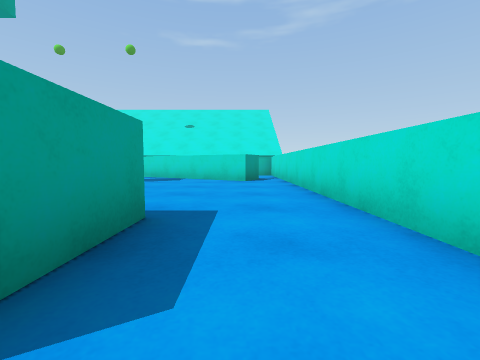
View 1 (above)

21 first-person views from a walk through a scene from a Unity 3-D project. The camera is 0.58 m above the floor, tilts 4° down and sees 90° across. The floor is counted in squares, 1 m on a side. Each view is taken from the middle of a square. On the plan, view 1 faces up. The plan holds only what a view shows up to about 9 squares ahead; the rest is blank. The place goes on beyond the plan. The player character is not drawn.

View 2
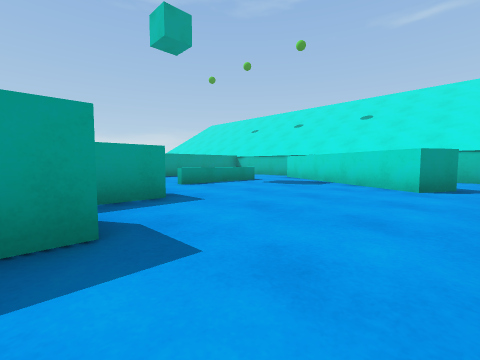

View 3
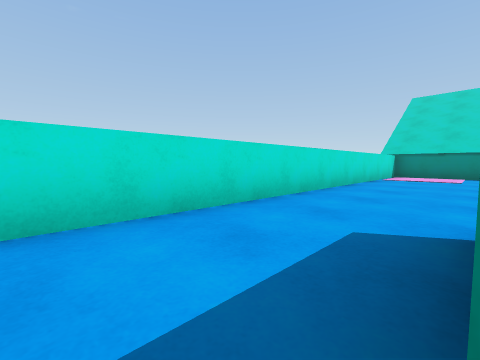

View 4
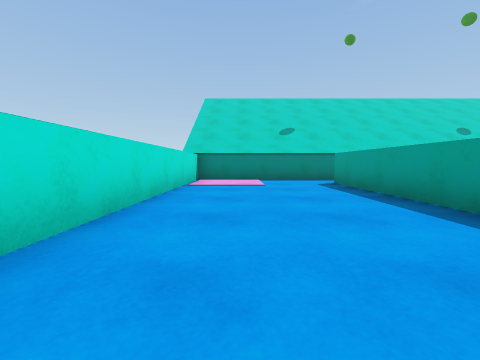

View 5
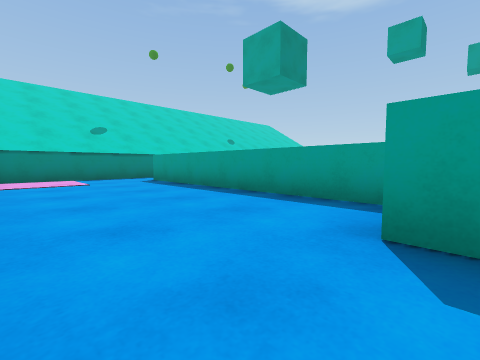

View 6
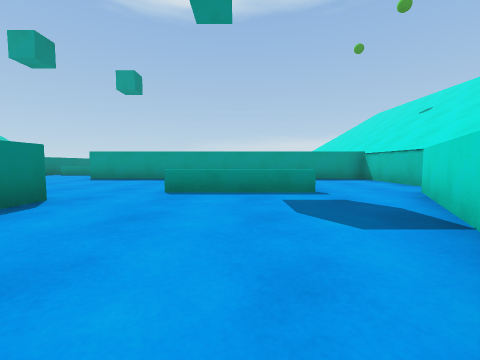

View 7
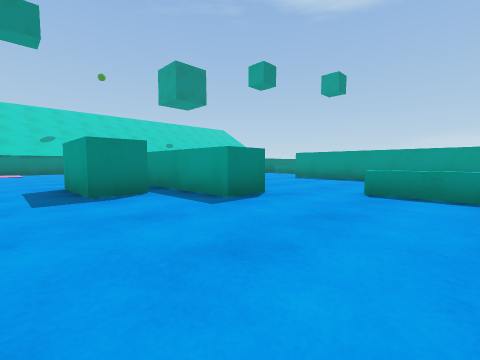

View 8
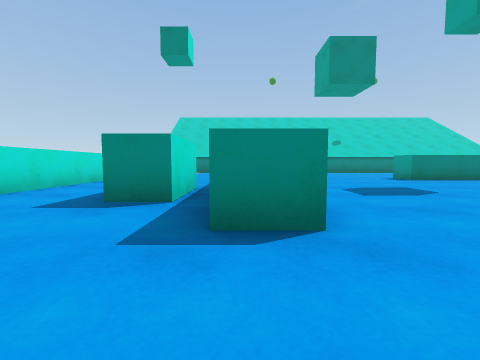

View 9
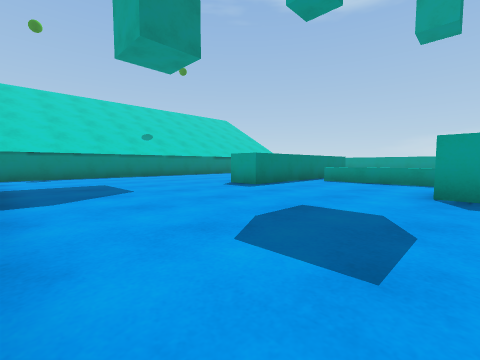

View 10
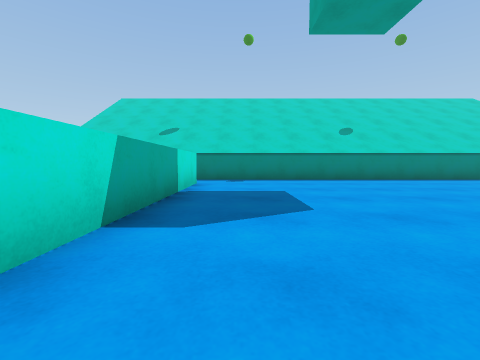

View 11
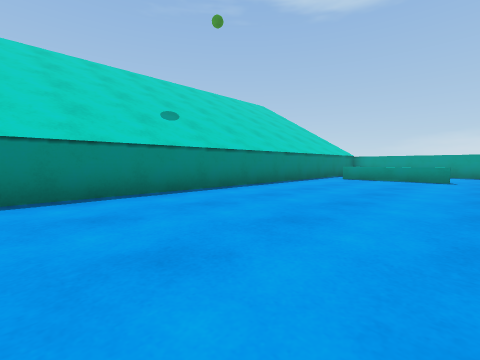

View 12
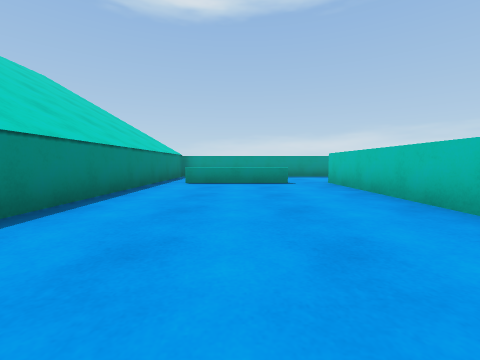

View 13
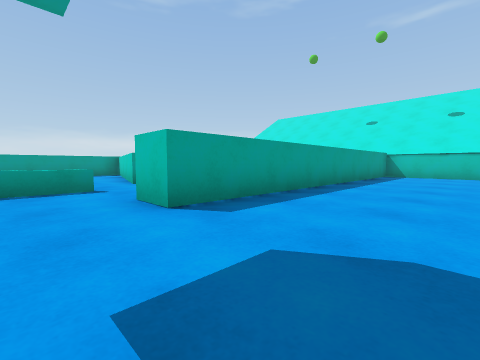

View 14
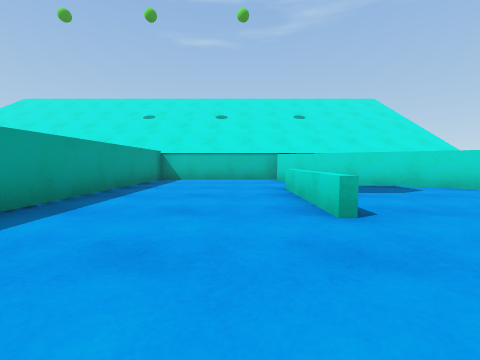

View 15
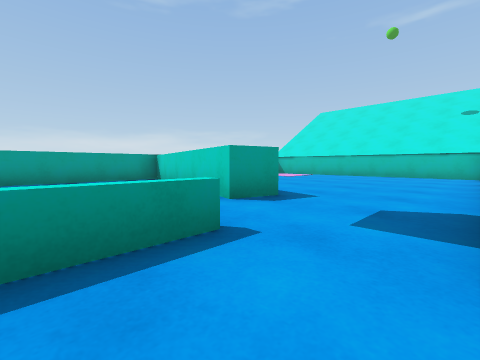

View 16
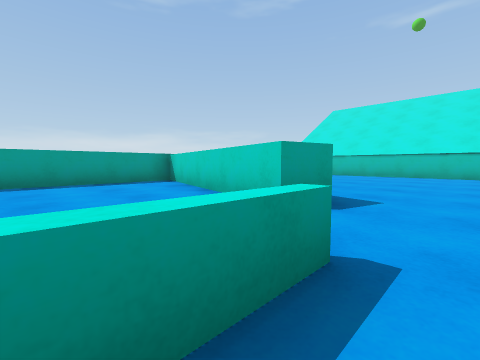

View 17
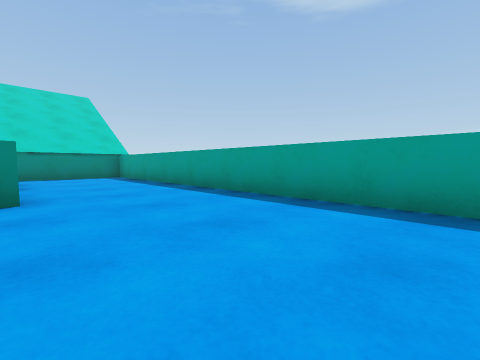

View 18
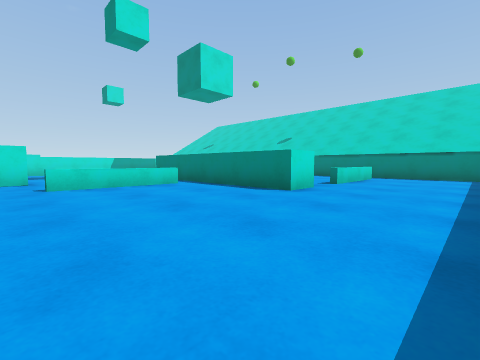

View 19
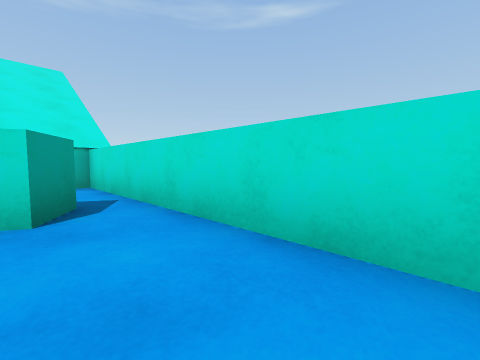

View 20
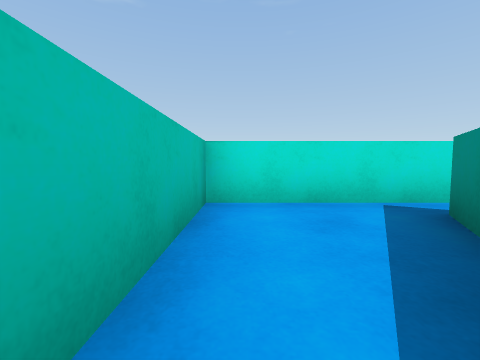

View 21
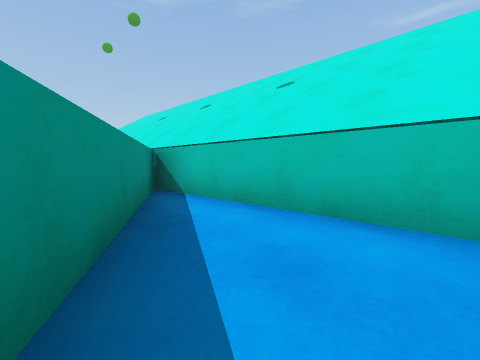

### Floor plan
Ten units are one square. View 1 is at (0, 0); x grows to the right and y downward. Boxes are objects, and circles mark ways between rooms. Rooms are numbered by the first view taken in them; rooms with no view inside come last. Other rooms are left out.
<svg viewBox="-190 -120 210 210">
<path fill="none" stroke="#000" d="M-38 -40 -27 -40 -27 70M2 -78 -49 -107M-35 85 15 85 15 -75M-48 -86 -48 -55M-105 34 -152 34M-125 24 -90 24 -90 34M-37 69 -37 11M-155 85 -35 85M-46 -115 -88 -115 -88 -15 -98 -15M-116 -14 -116 16M-50 -55 -50 -85M-150 45 -150 76M-152 34 -152 24 -125 24M-128 -26 -185 -41 -185 74M-180 85 -155 85M-118 18 -118 -14M-152 76 -152 45M15 -75 15 -115 -43 -115 7 -86 2 -78"/>
<rect x="-25" y="-25" width="20" height="20" fill="#bbb"><title>cyan block</title></rect>
<circle cx="-30" cy="75" r="3" fill="#2a7"/>
<circle cx="-40" cy="-47" r="3" fill="#2a7"/>
<circle cx="-50" cy="-90" r="3" fill="#2a7"/>
<circle cx="10" cy="-85" r="3" fill="#2a7"/>
<circle cx="-120" cy="20" r="3" fill="#2a7"/>
<circle cx="-150" cy="40" r="3" fill="#2a7"/>
<circle cx="-150" cy="80" r="3" fill="#2a7"/>
<text x="-10" y="-10">1</text>
<text x="-80" y="10">2</text>
<text x="-160" y="20">3</text>
<text x="0" y="-100">4</text>
</svg>
Room 1 opens to room 2. Room 1 opens to room 4. Room 2 opens to room 3.

Where each view was taken, in squares from view 1:
view 1: 0 up, 0 right, facing up
view 2: 2 up, 1 right, facing up-left
view 3: 3 up, 1 left, facing down-right
view 4: 0 up, 0 right, facing down
view 5: 1 up, 1 right, facing down-left
view 6: 7 up, 0 right, facing left
view 7: 7 up, 0 right, facing down-left
view 8: 6 up, 3 left, facing down
view 9: 2 up, 4 left, facing down-left
view 10: 0 up, 5 left, facing down
view 11: 4 down, 6 left, facing down-left
view 12: 6 down, 8 left, facing left
view 13: 0 up, 6 left, facing up-left
view 14: 3 up, 6 left, facing up
view 15: 0 up, 10 left, facing up-left
view 16: 0 up, 11 left, facing up-left
view 17: 2 up, 15 left, facing down-left
view 18: 2 up, 18 left, facing down-right
view 19: 5 up, 0 right, facing up-right
view 20: 11 up, 2 left, facing right
view 21: 9 up, 1 right, facing up-left
